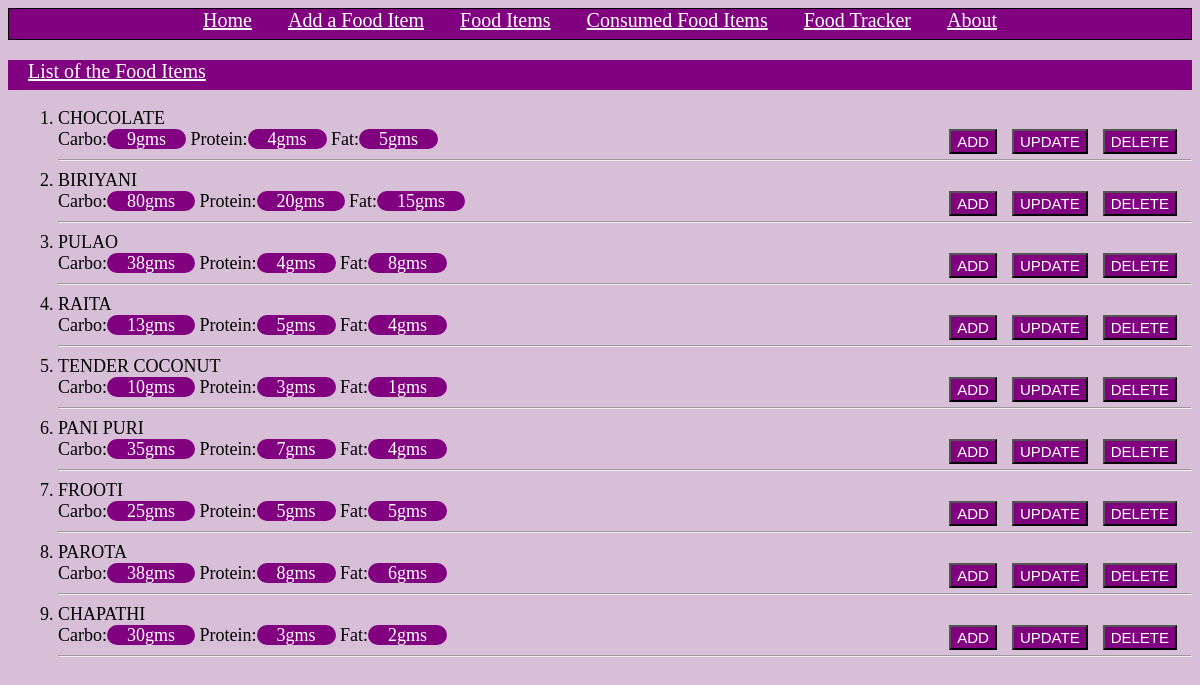
The app's page /listview with its own data.
### tables this page shows
CREATE TABLE main_table(food_name varchar2(20) primary key, carbo number(10) not null,
                        protein number(10) not null, fat number(10) not null);

### app.py (the view)
@app.route('/listview', methods = ['GET','POST'])
def listview():
    db = get_db()
    curr = db.execute('select * from main_table')
    rs = curr.fetchall()
    if request.method == 'POST':
        food_name=request.form['values.food_name']
        return redirect(url_for('updatefood',food_name=food_name))
    return render_template('listview.html',rs = rs)

### app.py (called while the page is built)
def connect_db():
    sql = sqlite3.connect('C:/Users/hp/Desktop/minpro/Food_Diary/flask/database.db')
    sql.row_factory = sqlite3.Row
    return sql

def get_db():
    if not hasattr(g, 'sqlite3_db'):
        g.sqlite_db = connect_db()
    return g.sqlite_db

### templates/listview.html (shortened to what this page needs)
<!DOCTYPE html>
<html lang="en" dir="ltr">
  <head>
    <link rel="stylesheet" href="static/style3.css">
  </head>
  <body>
    <nav>
      <div class="navbar">
        <center>
          <a class="textinbar" href="/about">Home</a>
          <a class="textinbar" href="/newfood">Add a Food Item</a>
          <a class="textinbar" href="#">Food Items</a>
          <a class="textinbar" href="/listconsumedview">Consumed Food Items</a>
          <a class="textinbar" href="/tracker">Food Tracker</a>
          <a class="textinbar" href="/about">About</a>
      </div>
    </nav>
    <div class="listp">
      <p><u>List of the Food Items</u></p>
    </div>
    <div class="forol">
      <ol type="1">
        {% for values in rs %}
        <li>{{values.food_name}}</li>
        Carbo:<span class="forspan">{{values.carbo }}gms</span>
        Protein:<span class="forspan">{{values.protein }}gms</span>
        Fat:<span class="forspan">{{values.fat }}gms</span>
        <form action="/deletefood" method="post" style="display: inline;">
          <button class="button1" type="submit" name="delete">DELETE</button>
        </form>
        <button class="button1" onclick="window.location.href='/updatefood?food_name={{ values.food_name }}'" name="update">UPDATE</button>
        <form action="/addfood" method="post" style="display: inline;">
          <button class="button1" type="submit" name="add">ADD</button>
        </form><hr>
        {% endfor %}
      </ol>
    </div>
  </body>
</html>

### static/style3.css (style rules this page uses)
body { background-color: thistle; }
.navbar { border:1.5px solid black; background-color: purple; height:30px; }
.textinbar { color:white; font-size: 20px; padding:1rem; }
.listp { padding-left: 20px; background-color: purple; height:30px; color:white; font-size:20px; }
.forspan { background-color: purple; padding-left:20px; padding-right: 20px; color:white; border-radius: 18px; height:20px; }
.forol { font-size: 18px; padding-left:10px; }
.button1 { height:25px; font-size:15px; color:white; background-color: purple; float:right; margin-right:15px; }

### records on screen
main_table: food_name "CHOCOLATE", carbo "9", protein "4", fat "5"
main_table: food_name "BIRIYANI", carbo "80", protein "20", fat "15"
main_table: food_name "PULAO", carbo "38", protein "4", fat "8"
main_table: food_name "RAITA", carbo "13", protein "5", fat "4"
main_table: food_name "TENDER COCONUT", carbo "10", protein "3", fat "1"
main_table: food_name "PANI PURI", carbo "35", protein "7", fat "4"
main_table: food_name "FROOTI", carbo "25", protein "5", fat "5"
main_table: food_name "PAROTA", carbo "38", protein "8", fat "6"
main_table: food_name "CHAPATHI", carbo "30", protein "3", fat "2"
